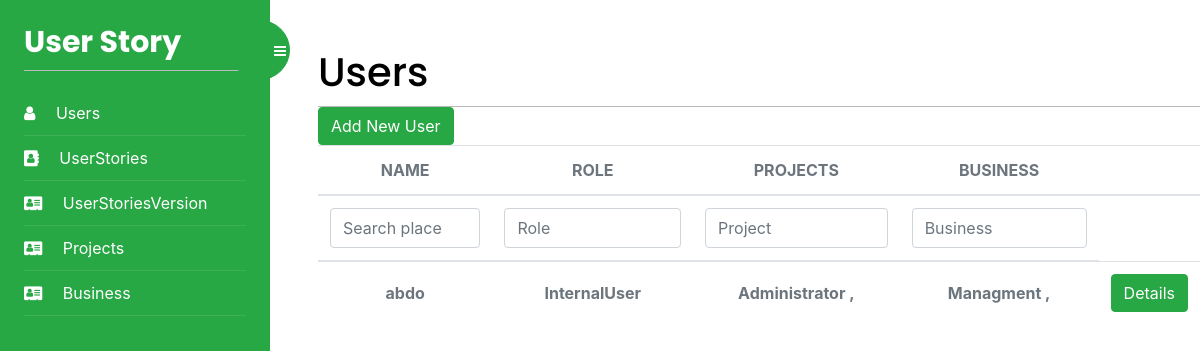
/Users/list/ (signed in), run on an earlier commit of the app's database.
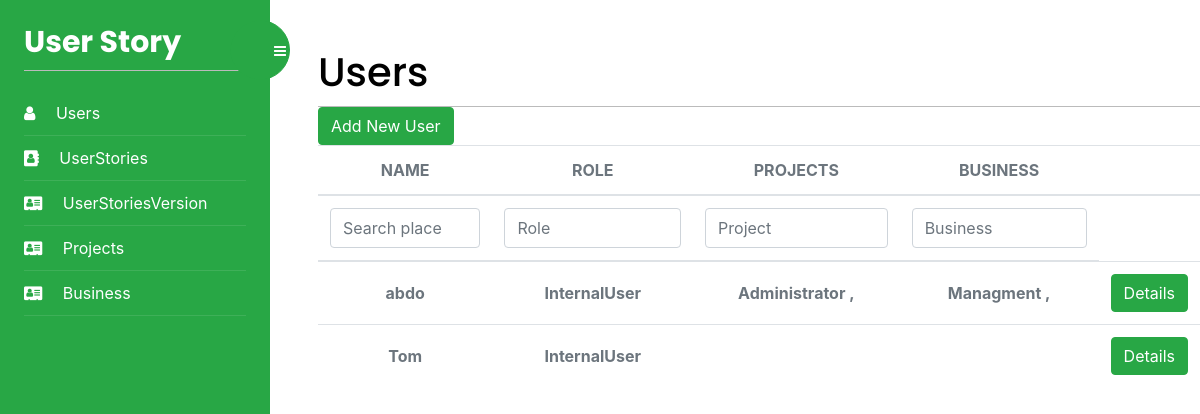
And on a later commit of the database.
### UserStoryApp/models.py (models this page shows, shortened)
class User (AbstractUser):
    Role = models.IntegerField(blank=True, null=True, default=2)
    project = []
    business = []
    def get_projects(self):
        return "\n".join([f'{p.name} , ' for p in self.project])
    def get_businesses(self):
        return "\n".join([f'{p.name} , ' for p in self.business])

class Project(models.Model):
    id = models.AutoField(primary_key=True)
    name = models.TextField(blank=True)
    Business = models.ForeignKey(Business, on_delete=models.CASCADE)
    User = models.ForeignKey(
        User, on_delete=models.CASCADE, blank=True, null=True)
    project = ""
    class Meta:
        db_table = "Project"

class Business(models.Model):
    id = models.AutoField(primary_key=True)
    businessIndustry = models.ManyToManyField(
        BusinessCategory)
    hourlyRate = models.IntegerField(blank=True, null=True)
    name = models.TextField(blank=True)
    LegalEntityName = models.TextField(blank=True)
    Address = models.TextField(blank=True)
    BusinessNumber = models.IntegerField(blank=True, null=True)
    BusinessEmail = models.TextField(blank=True)
    User = models.ManyToManyField(User)
    ABN = models.IntegerField(blank=True, null=True)
    class Meta:
        db_table = "Business"

### Users/views.py (the view, shortened to what this page needs)
# urls.py: path('list/', views.user_list, name='users'),
@login_required
def user_list(request):
    projectObject = []
    businessObject = []
    nameObject = []
    User = get_user_model()
    users = User.objects.all()
    my_filter = UsersFilter(request.GET, queryset=users)
    users = my_filter.qs
    print(users)
    roles = []
    role = request.GET.get("Role") if request.GET.get(
        "Role") else ""
    projectValue = request.GET.get("Project") if request.GET.get(
        "Project") else ""
    businessValue = request.GET.get("Business") if request.GET.get(
        "Business") else ""
    UsersObjects = []
    for u in users:
        print(request.GET.get("Project"))
        project = Project.objects.filter(
            User=u)
        if projectValue:
            project = project.filter(name__contains=projectValue)
        if len(project) and projectValue:
            u.project = project
            UsersObjects.append(u)
        elif not projectValue:
            u.project = project
            UsersObjects.append(u)
        [projectObject.append(i.name) for i in project]
    projectObject = dumps(projectObject)
    finalUserObjects = []
    for u in UsersObjects:
        business = Business.objects.filter(User=u)
        if businessValue:
            business = business.filter(name__contains=businessValue)
        if len(business) and businessValue:
            u.business = business
            finalUserObjects.append(u)
        elif not businessValue:
            u.business = business
            finalUserObjects.append(u)
        [businessObject.append(i.name) for i in business]
        u.Role = Role(u.Role).name
    businessObject = dumps(businessObject)
    [nameObject.append(i.username) for i in finalUserObjects]
    nameObject = dumps(nameObject)
    return render(request, 'user/users.html', {'users': finalUserObjects, 'filter': my_filter, 'projectObject': projectObject, 'businessObject': businessObject, 'nameObject': nameObject, 'Role': role, 'Project': projectValue, 'Business': businessValue})

### Users/templates/user/users.html (shortened to what this page needs)
{% extends "base.html" %}
{% block content %}
<div>
    <h1 class="m-auto">Users</h1>
</div>
<a href="{% url 'addUsers' %}" class="btn btn-success" aria-hidden="true">Add New User</i>
</a>
<div class="table-responsive p-0">
    <table class="table align-items-center mb-0">
        <thead>
            <tr>
                <th class="text-center text-uppercase text-secondary text-xxs font-weight-bolder opacity-7">Name</th>
                <th class="text-center text-uppercase text-secondary text-xxs font-weight-bolder opacity-7">Role</th>
                <th class="text-center text-uppercase text-secondary text-xxs font-weight-bolder opacity-7">Projects
                </th>
                <th class="text-center text-uppercase text-secondary text-xxs font-weight-bolder opacity-7">Business</th>
                <th class="text-secondary opacity-7"></th>
            </tr>
        </thead>
        <thead>
            <tr>
                <form id="form" method="get" autocomplete="off">
                    <th class="text-center text-uppercase text-secondary text-xxs font-weight-bolder opacity-7">
                        {{filter.form.username}}
                    </th>
                    <th class="text-center text-uppercase text-secondary text-xxs font-weight-bolder opacity-7">
                        <input type="text" name="Role" class="form-control filter" value="{{Role}}" id="roleInput"
                            aria-describedby="emailHelp" placeholder="Role">
                    </th>
                    <th class="text-center text-uppercase text-secondary text-xxs font-weight-bolder opacity-7">
                        <input type="text" name="Project" class="form-control filter" value="{{Project}}" id="projectInput"
                            aria-describedby="emailHelp" placeholder="Project">
                    </th>
                    <th class="text-center text-uppercase text-secondary text-xxs font-weight-bolder opacity-7">
                        <input type="text" name="Business" class="form-control filter" value="{{Business}}" id="businessInput"
                            aria-describedby="emailHelp" placeholder="Business">
                    </th>
                </form>
            </tr>
        </thead>
        <tbody>
            {% for user in users %}
                <tr>
                <td class="align-middle text-center">
                    <span class="text-secondary text-xs font-weight-bold">{{user.username}}</span>
                </td>
                <td class="align-middle text-center">
                    <span class="text-secondary text-xs font-weight-bold">{{user.Role}}</span>
                </td>
                <td class="align-middle text-center">
                    <span class="text-secondary text-xs font-weight-bold">{{user.get_projects}}</span>
                </td>
                <td class="align-middle text-center">
                    <span class="text-secondary text-xs font-weight-bold">{{user.get_businesses}}</span>
                </td>
                <td class="align-middle text-center">
                    <a href="{% url 'userDetails' user.id %}" class="btn btn-success" aria-hidden="true">
                        Details
                    </a>
                </td>
            </tr>
            {% endfor %}
        </tbody>
    </table>
</div>
{% endblock %}

### Users/templates/base.html (shortened to what this page needs)
{% load static %}
<!DOCTYPE html>
<html>
<head>
    <link href="{% static "css/base.css" %}" rel="stylesheet">
    <link rel="stylesheet" href="https://stackpath.bootstrapcdn.com/font-awesome/4.7.0/css/font-awesome.min.css">
    <link href="//netdna.bootstrapcdn.com/font-awesome/4.7.0/css/font-awesome.css" rel="stylesheet">
    <link rel="stylesheet" href="{% static "css/style.css" %}">
    <link rel="stylesheet" href="{% static "css/autocomplete.css" %}">
    <link rel="stylesheet" href="https://cdn.jsdelivr.net/npm/bootstrap@4.3.1/dist/css/bootstrap.min.css"
>
    <link href="https://cdn.rawgit.com/davidstutz/bootstrap-multiselect/master/dist/css/bootstrap-multiselect.css"
        rel="stylesheet" type="text/css" />
</head>
<body>
    <div class="wrapper d-flex align-items-stretch">
        <nav id="sidebar" class="bg-success">
            <div class="custom-menu">
                <button type="button" id="sidebarCollapse" class="btn btn-success bg-success">
                    <i class="fa fa-bars"></i>
                </button>
            </div>
            <div class="p-4">
                <h1><a href="index.html" class="logo">User Story</a></h1>
                <ul class="list-unstyled components mb-5">
                    <li class="active">
                        <a href="{% url 'users' %}"><span class="text-white fa fa-user mr-3"></span> Users</a>
                    </li>
                    <li class="active">
                        <a href="{% url 'userStories' %}" id="userStory-link"><span class="text-white fa fa-address-book mr-3"></span> UserStories</a>
                    </li>
                    <li class="active">
                        <a href="{% url 'userStoryVersions' %}"><span class="text-white fa fa-address-card mr-3"></span> UserStoriesVersion</a>
                    </li>
                    <li class="active">
                        <a href="{% url 'Projects' %}"><span class="text-white fa fa-address-card mr-3"></span>
                            Projects</a>
                    </li>
                    <li class="active">
                        <a href="{% url 'Business' %}"><span class="text-white fa fa-address-card mr-3"></span>
                            Business</a>
                    </li>
                </ul>
            </div>
        </nav>
        <div id="content" class=" pl-md-5 pt-5">
            {% block content %}
            {% endblock %}
        </div>
    </div>
</body>
</html>

### account/static/css/base.css (style rules this page uses)
body { margin:0; padding:0; font-family:helvetica, sans-serif; }
a { color:#12c064; text-decoration:none; }
h1, h2, h3, h4, h5 , h6 { font-family: 'Muli', sans-serif; font-weight:normal; }
h1 { border-bottom:1px solid #bbb; padding:0 0 10px 0; margin:10px 0 20px 0; }
#content { padding:30px 100px; }
form { overflow:auto; }
input, textarea { clear:both; float:left; margin:0 0 10px; background:#efefef; border:0; padding:6px 10px; font-size:14px; }

What changed in the data, as far as the page shows it:
added User: username "Tom", Role "InternalUser"
